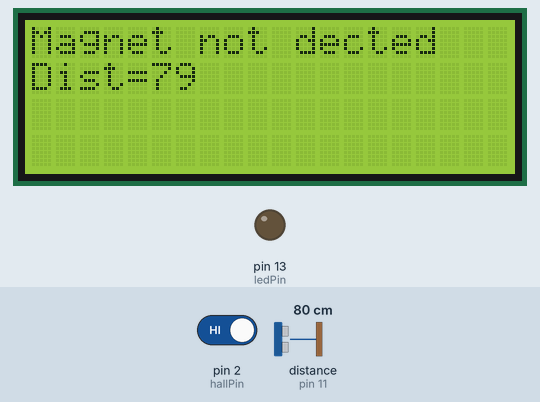
A sketch run on a simulated Arduino Uno, built with avr-gcc and run on an emulated ATmega328P. On the bench: 20×4 character LCD, output pins drawn as LEDs (lit = HIGH). Wiring (inferred from the names in the program): ultrasonic range finder: trigger pin 10; echo pin 11. The test bench sets the inputs (shaded band); at power-on: distance to the obstacle (sensor on pin 11) 80 cm, pin 2 (hallPin) HIGH. The echo pulse lasts 58.3 µs per cm; pins used as bus, display or sensor lines are not drawn; what the sketch prints to the serial monitor is not drawn.

Above: at 4.28 s.
4.3 s: distance to the obstacle (sensor on pin 11) set to 2 cm
At 5.2 s:
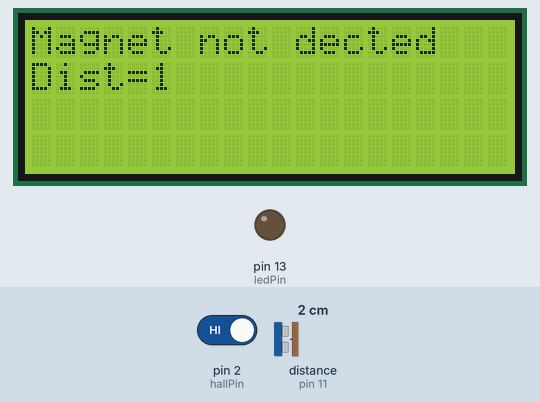
7.3 s: pin 2 (hallPin) driven LOW
At 8.0 s:
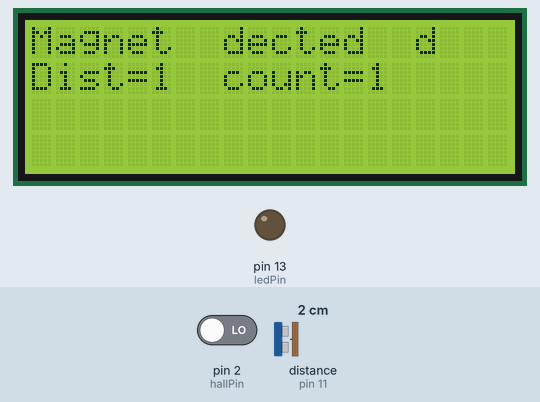
8.8 s: pin 2 (hallPin) driven HIGH
At 11.6 s:
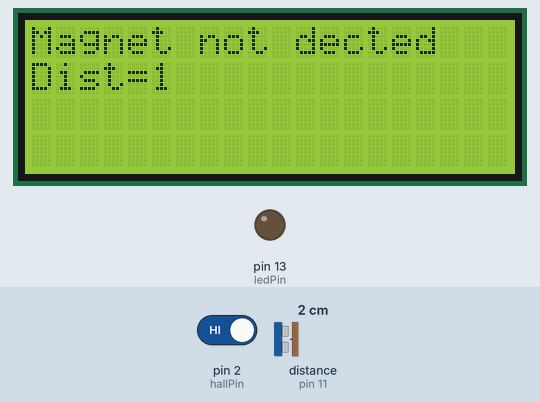
11.8 s: distance to the obstacle (sensor on pin 11) set to 4 cm
14.8 s: distance to the obstacle (sensor on pin 11) set to 35 cm
At 16.3 s:
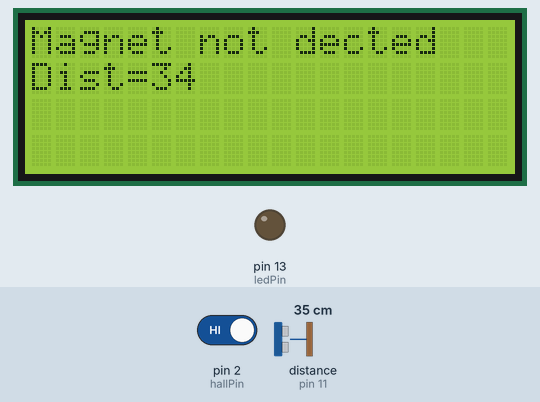
17.8 s: distance to the obstacle (sensor on pin 11) set to 18 cm
At 18.6 s:
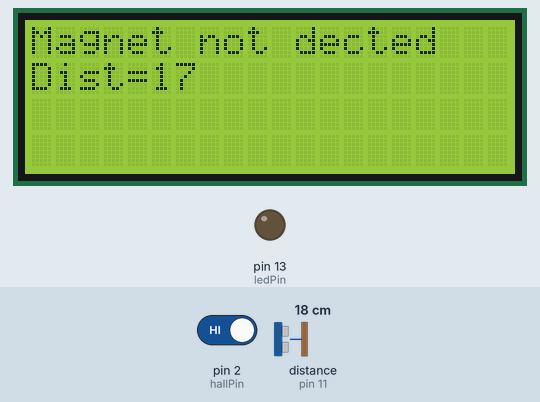
Timing chart, 0 to 20.8 s (numbered marks = the images above; inputs shaded):
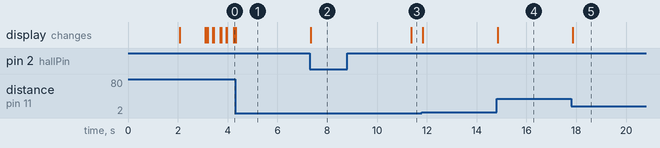

The sketch:

MANOJ.ino
```cpp
const int trigPin = 10;
const int echoPin = 11;
#include <LiquidCrystal_I2C.h>
#include <Servo.h>
LiquidCrystal_I2C lcd(0x27,20,4);
  int count=0;
  boolean state = true;
  const int hallPin = 2 ;     // initializing a pin for the sensor output
const int ledPin =  13 ;
// Variables for the duration and the distance
//long duration;
Servo myServo;
//int distance;
int duration = 0;
int distance = 0;
void setup()
{
 pinMode(trigPin , OUTPUT);
 pinMode(echoPin , INPUT);
pinMode ( ledPin , OUTPUT ) ;
  lcd.init();
  lcd.backlight();
  lcd.setCursor(4,0);
  lcd.print("WELCOME");
  delay (2000);
  lcd.clear();
  pinMode ( hallPin , INPUT ) ;                        // This will initialize the hall effect sensor pin as an input pin to the Arduino :
  Serial.begin( 9600 ) ;
  delay(1000);
  }

void loop()
{

 digitalWrite(trigPin, LOW);
  delayMicroseconds(2);
  digitalWrite(trigPin, HIGH);
  delayMicroseconds(10);
  digitalWrite(trigPin, LOW);
  duration = pulseIn(echoPin, HIGH);

  distance = duration/58.2;
  Serial.println(distance);
  lcd.clear();
   lcd.setCursor(0,0);
    lcd.print("Magnet not dected");
    lcd.setCursor(0,1);
     lcd.print("Dist=");
     lcd.setCursor(5,1);

    myServo.write(distance);
    lcd.print( distance,1);

   if ( digitalRead ( hallPin )== LOW) {
     count++;

      Serial.println ( "Magnet   dect. " ) ;
     Serial.print("Count: ");
     Serial.println(count);
      lcd.setCursor(8,1);
     lcd.print("count=");
      lcd.print(count);
      Serial.println(distance);
     lcd.setCursor(0,0);
     lcd.print("Magnet  dected  ");


     delay(4000);
     //lcd.clear();
    }
     if ( digitalRead ( hallPin )== HIGH) {
      Serial.println ( "Magnet NOT dected" ) ;
          }
         }
```

Measured:
- after the input at 4.3 s, the display: changes at once (image 1)
- after the input at 7.3 s, the display: changes after 0.05 s (image 2)
- after the input at 8.8 s, the display: changes after 2.6 s (image 3)
- after the input at 14.8 s, the display: changes after 0.05 s (image 4)
- after the input at 17.8 s, the display: changes after 0.05 s (image 5)
